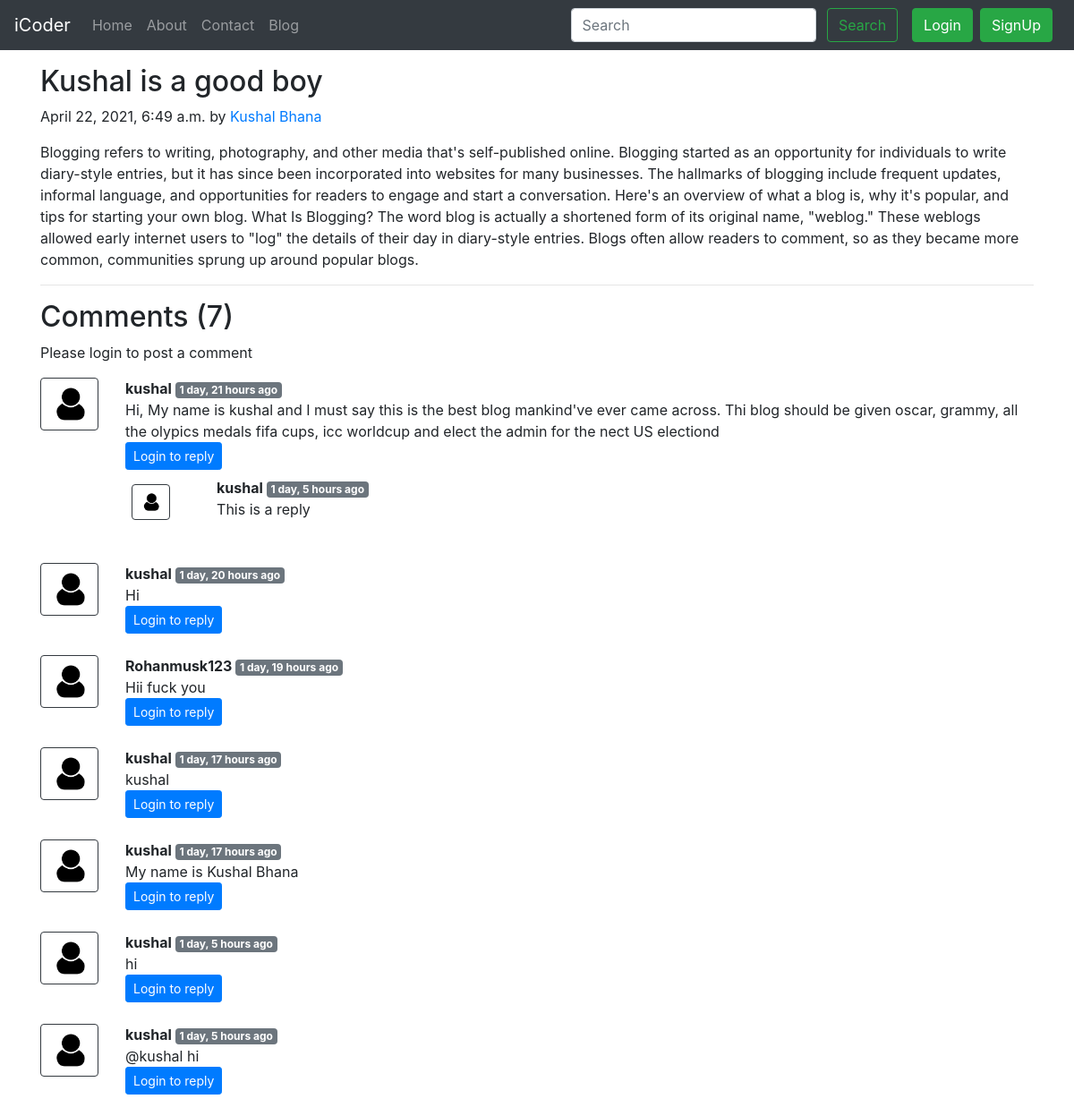
/blog/first-post, run on the app's committed database.
### blog/models.py (models this page shows, shortened)
class Post(models.Model):
    sno=models.AutoField(primary_key=True)
    title=models.CharField(max_length=255)
    author=models.CharField(max_length=14)
    slug=models.CharField(max_length=130)
    timeStamp=models.DateTimeField(blank=True)
    content=models.TextField()

class BlogComment(models.Model):
    sno= models.AutoField(primary_key=True)
    comment=models.TextField()
    user=models.ForeignKey(User, on_delete=models.CASCADE)
    post=models.ForeignKey(Post, on_delete=models.CASCADE)
    parent=models.ForeignKey('self',on_delete=models.CASCADE, null=True )
    timestamp= models.DateTimeField(default=now)

### blog/views.py (the view)
# urls.py: path('<str:slug>', views.blogPost, name="blogPost"),
def blogPost(request, slug):
    post=Post.objects.filter(slug=slug).first()
    comments= BlogComment.objects.filter(post=post, parent=None)
    replies= BlogComment.objects.filter(post=post).exclude(parent=None)
    replyDict={}
    for reply in replies:
        if reply.parent.sno not in replyDict.keys():
            replyDict[reply.parent.sno]=[reply]
        else:
            replyDict[reply.parent.sno].append(reply)
    context={'post':post, 'comments': comments, 'user': request.user, 'replyDict': replyDict}
    return render(request, "blog/blogPost.html", context)

### blog/templatetags/extras.py (called while the page is built)
@register.filter(name='get_val')
def get_val(dict, key):
    return dict.get(key)

### templates/blog/blogPost.html (shortened to what this page needs)
{% extends 'base.html' %}
{% block body %}
{% load humanize %}
{% load extras %}
<div class="container my-3">
    <h2 class="blog-post-title">{{post.title}}</h2>
    <p class="blog-post-meta">{{post.timeStamp}} by <a href="/about">{{post.author}}</a></p>
    <p>{{post.content}}</p>
    <hr>
</div>
<div class="container">
    <h2> Comments ({{comments.count}}) </h2>
    <div class="my-2">
        {% if user.is_authenticated %}
        <form action="/blog/postComment" method="post">
            {% csrf_token %}
            <div class="form-group">
                <label for="exampleInputEmail1">Post Comment </label>
                <input type="text" class="form-control" name="comment" placeholder="Enter comment here">
            </div>
            <input type="hidden" name="postSno" value="{{post.sno}}">
            <input type="hidden" name="parentSno" value="">
            <button type="submit" class="btn btn-primary">Submit</button>
        </form>
        {% else %}
        Please login to post a comment
        {% endif %}
    </div>
    {% for comment in comments %}
    <div class="row my-3">
        <div class="col-md-1  ">
            <img class="rounded mx-auto d-block w-100 border border-dark p-2" src="/static/img/user.png" alt="user">
        </div>
        <div class="col-md-11 ">
            <b> {{comment.user.username}} </b> <span class="badge badge-secondary ">{{comment.timestamp| naturaltime}}</span>
            <div>{{comment.comment}}</div>
            <div class="reply mx-0">
                {% if user.is_authenticated %}
                <button class="btn btn-sm btn-primary" type="button" data-toggle="collapse" data-target="#replyBox{{comment.sno}}" aria-expanded="false" aria-controls="replyBox{{comment.sno}}">
                    Reply
                </button>
                <div class="collapse" id="replyBox{{comment.sno}}">
                    <div class="card card-body my-2">
                        <form action="/blog/postComment" method="post">
                            {% csrf_token %}
                            <div class="form-group">
                                <label for="comment">Post a reply </label>
                                <input type="text" class="form-control" name="comment" placeholder="Enter comment here">
                                <input type="hidden" name="parentSno" value="{{comment.sno}}">
                            </div>
                            <input type="hidden" name="postSno" value="{{post.sno}}">
                            <button type="submit" class="btn btn-primary">Submit</button>
                        </form>
                    </div>
                </div>
                {% else %}
                <button class="btn btn-sm btn-primary" type="button" data-toggle="collapse" data-target="#replyBox{{comment.sno}}" aria-expanded="false" aria-controls="replyBox{{comment.sno}}">
                    Login to reply
                </button>
                {% endif %}
                <div class="replies my-2 ">
                    {% for reply in replyDict|get_val:comment.sno %}
                    <div class="row my-2">
                        <div class="col-md-1 ">
                            <img class="rounded mx-auto d-block w-75 my-2 border border-dark p-2" src="/static/img/user.png" alt="user">
                        </div>
                        <div class="col-md-11">
                            <div class="col-md-11 ">
                                <b> {{reply.user.username}} </b> <span class="badge badge-secondary ">{{reply.timestamp| naturaltime}}</span>
                                <div>{{reply.comment}}</div>
                            </div>
                            <br>
                        </div>
                    </div>
                    {% endfor %}
                </div>
            </div>
        </div>
    </div>
    {% endfor %}
</div>
{% endblock %}

### templates/base.html (shortened to what this page needs)
<!doctype html>
<html lang="en">
  <head>
    <link rel="stylesheet" href="https://stackpath.bootstrapcdn.com/bootstrap/4.5.2/css/bootstrap.min.css">
  </head>
  <body>
    <nav class="navbar navbar-expand-lg navbar-dark bg-dark">
        <a class="navbar-brand" href="/">iCoder</a>
        <div class="collapse navbar-collapse" id="navbarSupportedContent">
          <ul class="navbar-nav mr-auto">
            <li class="nav-item {% block homeactive %}  {% endblock homeactive %}">
              <a class="nav-link" href="/">Home <span class="sr-only">(current)</span></a>
            </li>
            <li class="nav-item {% block aboutactive %}  {% endblock aboutactive %}" >
              <a class="nav-link" href="/about">About</a>
            </li>
            <li class="nav-item {% block contactactive %}  {% endblock contactactive %} ">
              <a class="nav-link" href="/contact">Contact</a>
            </li>
            <li class="nav-item {% block blogactive %}  {% endblock blogactive %} ">
              <a class="nav-link" href="/blog">Blog</a>
            </li>
          </ul>
          <div class="ml-auto form-inline ">
          <form method="get" action="/search"class="my-2 my-lg-0 mx-3">
            <input class="form-control mr-sm-2" type="search" placeholder="Search" aria-label="Search" name="query" id="query">
            <button class="btn btn-outline-success my-2 my-sm-0 " type="submit">Search</button>
          </form>
{% if user.is_authenticated %}
<ul class="navbar-nav mr-2">
<li class="nav-item dropdown">
<a class="nav-link dropdown-toggle" href='#' id="navbarDropdown" role="button" data-toggle="dropdown"> Welcome {{request.user}}</a>
<div class="dropdown-menu" aria-labelledby="navbarDropdown">
          <a class="dropdown-item" href="/logout">Logout</a>
        </div>
      </li>
      </ul>
      </div>
{% else %}
<button type="button" class="btn btn-success mr-2" data-toggle="modal" data-target="#loginModal">
Login
</button>
<button type="button" class="btn btn-success mr-2" data-toggle="modal" data-target="#signupModal">
SignUp
</button>
{% endif %}
        </div>
      </nav>
      {% block body %}  {% endblock body %}
  </body>
</html>

### data on the page
Post: title "Kushal is a good boy", timeStamp "April 22, 2021, 6:49 a.m.", author "Kushal Bhana", content "Blogging refers to writing, photography, and other media that's self-published online. Blogging started as an opportunity for individuals to write diary-style entries, but it has since been incorporated into websites for many businesses. The hallmarks of blogging include frequent updates, informal language, and opportunities for readers to engage and start a conversation. Here's an overview of what a blog is, why it's popular, and tips for starting your own blog. What Is Blogging? The word blog is actually a shortened form of its original name, \"weblog.\" These weblogs allowed early internet users to \"log\" the details of their day in diary-style entries. Blogs often allow readers to comment,…"
BlogComment: user.username "kushal", timestamp "1 day, 21 hours ago", comment "Hi, My name is kushal and I must say this is the best blog mankind've ever came across. Thi blog should be given oscar, grammy, all the olypics medals fifa cups, icc worldcup and elect the admin for the nect US electiond"
BlogComment: user.username "kushal", timestamp "1 day, 5 hours ago", comment "This is a reply"
BlogComment: user.username "kushal", timestamp "1 day, 20 hours ago", comment "Hi"
BlogComment: user.username "Rohanmusk123", timestamp "1 day, 19 hours ago", comment "Hii fuck you"
BlogComment: user.username "kushal", timestamp "1 day, 17 hours ago", comment "kushal"
BlogComment: user.username "kushal", timestamp "1 day, 17 hours ago", comment "My name is Kushal Bhana"
BlogComment: user.username "kushal", timestamp "1 day, 5 hours ago", comment "hi"
BlogComment: user.username "kushal", timestamp "1 day, 5 hours ago", comment "@kushal hi"

### other printed values
{{ comments.count }} "7"
